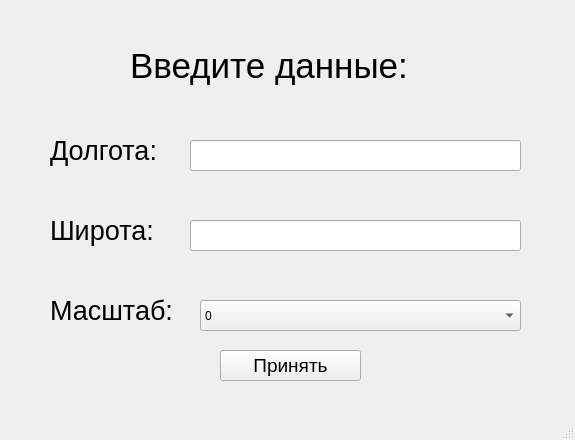
<?xml version="1.0" encoding="UTF-8"?>
<ui version="4.0">
 <class>MainWindow</class>
 <widget class="QMainWindow" name="MainWindow">
  <property name="geometry">
   <rect>
    <x>0</x>
    <y>0</y>
    <width>575</width>
    <height>440</height>
   </rect>
  </property>
  <property name="windowTitle">
   <string>MainWindow</string>
  </property>
  <widget class="QWidget" name="centralwidget">
   <widget class="QLabel" name="label_input_data">
    <property name="geometry">
     <rect>
      <x>130</x>
      <y>40</y>
      <width>361</width>
      <height>51</height>
     </rect>
    </property>
    <property name="font">
     <font>
      <pointsize>26</pointsize>
     </font>
    </property>
    <property name="text">
     <string>Введите данные:</string>
    </property>
   </widget>
   <widget class="QLabel" name="label_input_sh">
    <property name="geometry">
     <rect>
      <x>50</x>
      <y>210</y>
      <width>161</width>
      <height>41</height>
     </rect>
    </property>
    <property name="font">
     <font>
      <pointsize>20</pointsize>
     </font>
    </property>
    <property name="text">
     <string>Широта:</string>
    </property>
   </widget>
   <widget class="QLabel" name="label_input_d">
    <property name="geometry">
     <rect>
      <x>50</x>
      <y>130</y>
      <width>201</width>
      <height>41</height>
     </rect>
    </property>
    <property name="font">
     <font>
      <pointsize>20</pointsize>
     </font>
    </property>
    <property name="text">
     <string>Долгота:</string>
    </property>
   </widget>
   <widget class="QLabel" name="label_input_m">
    <property name="geometry">
     <rect>
      <x>50</x>
      <y>290</y>
      <width>171</width>
      <height>41</height>
     </rect>
    </property>
    <property name="font">
     <font>
      <pointsize>20</pointsize>
     </font>
    </property>
    <property name="text">
     <string>Масштаб:</string>
    </property>
   </widget>
   <widget class="QLineEdit" name="input_d">
    <property name="geometry">
     <rect>
      <x>190</x>
      <y>140</y>
      <width>331</width>
      <height>31</height>
     </rect>
    </property>
   </widget>
   <widget class="QLineEdit" name="input_sh">
    <property name="geometry">
     <rect>
      <x>190</x>
      <y>220</y>
      <width>331</width>
      <height>31</height>
     </rect>
    </property>
   </widget>
   <widget class="QComboBox" name="scale">
    <property name="geometry">
     <rect>
      <x>200</x>
      <y>300</y>
      <width>321</width>
      <height>31</height>
     </rect>
    </property>
    <item>
     <property name="text">
      <string>0</string>
     </property>
    </item>
    <item>
     <property name="text">
      <string>1</string>
     </property>
    </item>
    <item>
     <property name="text">
      <string>2</string>
     </property>
    </item>
    <item>
     <property name="text">
      <string>3</string>
     </property>
    </item>
    <item>
     <property name="text">
      <string>4</string>
     </property>
    </item>
    <item>
     <property name="text">
      <string>5</string>
     </property>
    </item>
    <item>
     <property name="text">
      <string>6</string>
     </property>
    </item>
    <item>
     <property name="text">
      <string>7</string>
     </property>
    </item>
    <item>
     <property name="text">
      <string>8</string>
     </property>
    </item>
    <item>
     <property name="text">
      <string>9</string>
     </property>
    </item>
    <item>
     <property name="text">
      <string>10</string>
     </property>
    </item>
    <item>
     <property name="text">
      <string>11</string>
     </property>
    </item>
    <item>
     <property name="text">
      <string>12</string>
     </property>
    </item>
    <item>
     <property name="text">
      <string>13</string>
     </property>
    </item>
    <item>
     <property name="text">
      <string>14</string>
     </property>
    </item>
    <item>
     <property name="text">
      <string>15</string>
     </property>
    </item>
    <item>
     <property name="text">
      <string>16</string>
     </property>
    </item>
    <item>
     <property name="text">
      <string>17</string>
     </property>
    </item>
   </widget>
   <widget class="QPushButton" name="pushButton">
    <property name="geometry">
     <rect>
      <x>220</x>
      <y>350</y>
      <width>141</width>
      <height>31</height>
     </rect>
    </property>
    <property name="font">
     <font>
      <pointsize>14</pointsize>
     </font>
    </property>
    <property name="text">
     <string>Принять</string>
    </property>
   </widget>
  </widget>
  <widget class="QMenuBar" name="menubar">
   <property name="geometry">
    <rect>
     <x>0</x>
     <y>0</y>
     <width>575</width>
     <height>20</height>
    </rect>
   </property>
  </widget>
  <widget class="QStatusBar" name="statusbar"/>
 </widget>
 <resources/>
 <connections/>
</ui>
